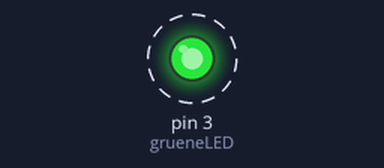
Recording of a sketch running on a simulated Arduino Uno, built with avr-gcc and run on an emulated ATmega328P. Shown: output pins drawn as LEDs (lit = HIGH). Dashed ring = blinking. What the sketch prints to the serial monitor is not drawn.

Above: at 0.5 s.
Timing chart, 0 to 4.6 s (numbered marks = the images above):
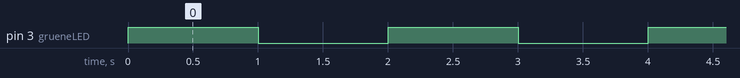

Measured:
- by itself, pin 3 (grueneLED): alternates HIGH for 1.0 s and LOW for 1.0 s

The sketch:

LED_Blink.ino.ino
```cpp
/*
 *Funktion: LED blinkt im ein Seknuden takt.
 *Programierer: Ole Riehemann
 *letzte Änderung: 11.09.2020
 *Version: 0.0.2
 *
 *Hardware: Grüne LED an Pin 3 mit Widerstand
 *
 */


#define grueneLED 3

void setup()
{
  pinMode(grueneLED, OUTPUT);    //LED grün
  Serial.begin(9600);    //Zur Kontrolle

}

void loop()
{
  /************* LED im Sekundentakt an und aus *************/
  digitalWrite(grueneLED, HIGH);     // LED An
  Serial.println("LED an");
  delay(1000);               //Sekundetakt
  digitalWrite(grueneLED, LOW);
  Serial.println("LED aus");
  delay(1000);

}
```
